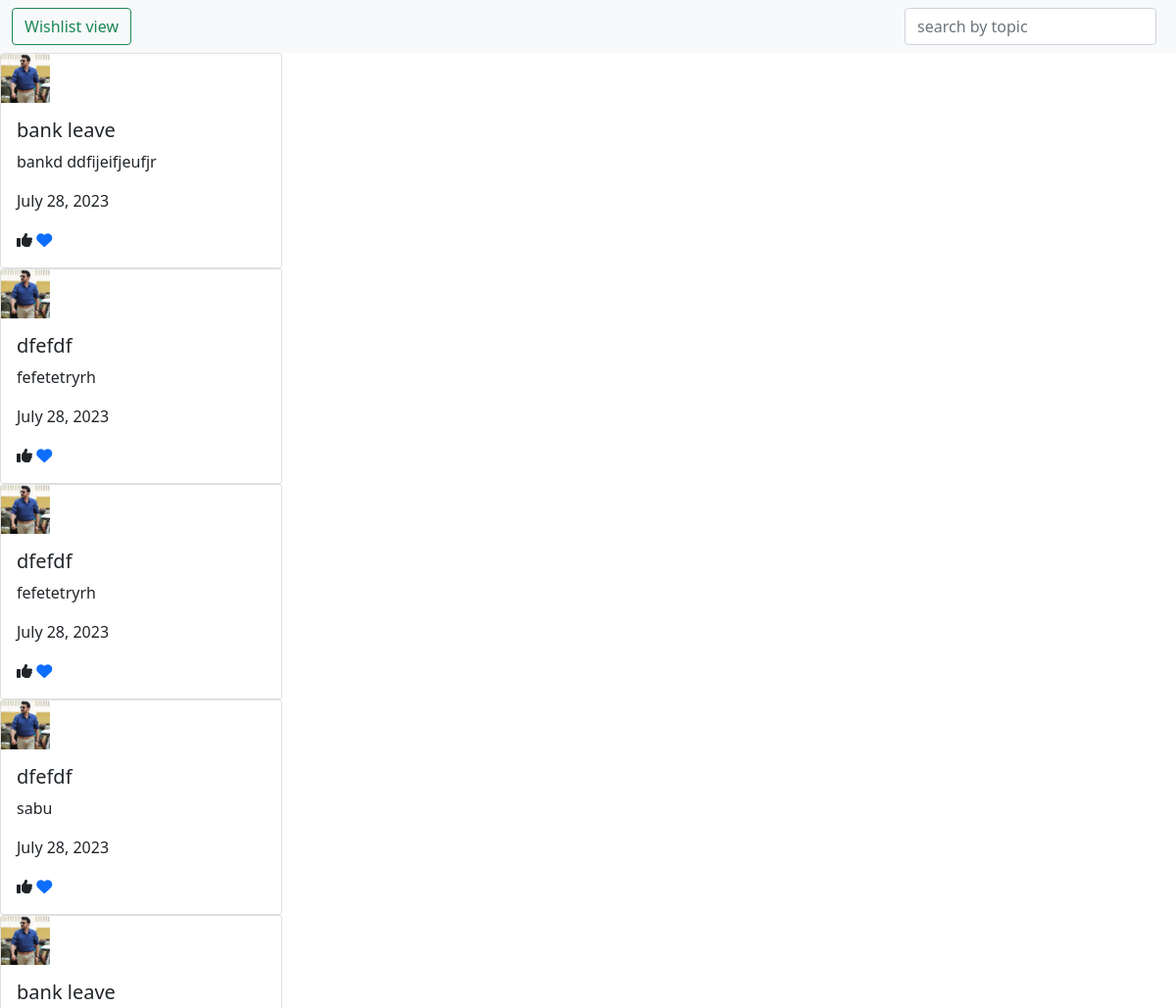
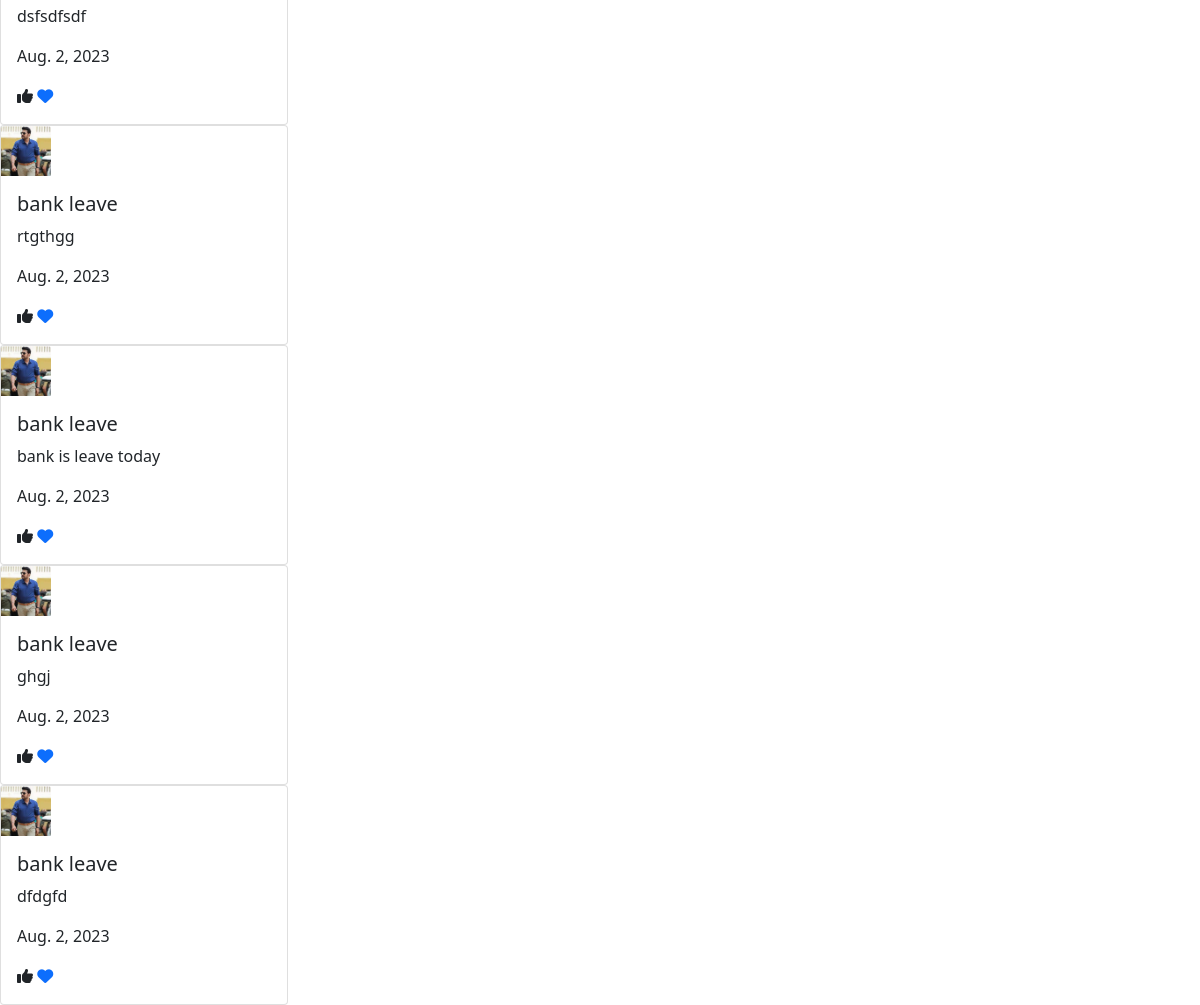
The page /bank_app/display/ on the database its author committed (2 pictures, top to bottom).
### bank_app/models.py (models this page shows)
class newsmodel(models.Model):
    topic=models.CharField(max_length=300)
    content=models.CharField(max_length=3000)
    date=models.DateField(auto_now=True)

### bank_app/views.py (the view)
# urls.py: path('display/', display),
def display(request):
    a = newsmodel.objects.all()
    return render(request, 'newsdisplay.html', {'a': a})

### bank_app/templates/newsdisplay.html (shortened to what this page needs)
<!DOCTYPE html>
{% load static %}
<html lang="en">
<head>
</head>
<link href="https://cdn.jsdelivr.net/npm/bootstrap@5.0.2/dist/css/bootstrap.min.css" rel="stylesheet"
>
<body>
<nav class="navbar navbar-expand-lg navbar-light bg-light">
  <div class="container-fluid">
       <a href="http://127.0.0.1:8000/bank_app/wishlistview/"><button class="btn btn-outline-success" type="submit">Wishlist view</button></a>
    <div class="collapse navbar-collapse" id="navbarSupportedContent">
      <form class="d-flex">
              <input class="form-control me-2" type="text" id="myInput" onkeyup="myFunction()" placeholder="search by topic">
      </form>
    </div>
  </div>
</nav>
<div id="myUL">
    <table>
        {% for i in a %}
        <div class="col-12">
            <div class="card" style="width: 18rem;">
                <img id="a" src="{% static 'download.jpg' %}" class="card-img-top" alt="...">
                <div class="card-body">
                    <h5 class="card-title">{{i.topic}}</h5>
                    <p class="card-text">{{i.content}}</p>
                    <p class="card-text">{{i.date}}</p>
                    <a><i class="fa-solid fa-thumbs-up"></i></a>
                    <a href="http://127.0.0.1:8000/bank_app/wish/{{i.id}}"><i class="fa-solid fa-heart"></i></a>
                </div>
            </div>
        </div>
        {% endfor %}
    </table>
</div>
</body>
</html>

### bank_app/templates/newsdisplay.html (style rules this page uses)
#a { height: 50px;width: 50px; }

### rows shown on the page
newsmodel: topic "bank leave", content "bankd ddfijeifjeufjr", date "July 28, 2023"
newsmodel: topic "dfefdf", content "fefetetryrh", date "July 28, 2023"
newsmodel: topic "dfefdf", content "fefetetryrh", date "July 28, 2023"
newsmodel: topic "dfefdf", content "sabu", date "July 28, 2023"
newsmodel: topic "bank leave", content "dsfsdfsdf", date "Aug. 2, 2023"
newsmodel: topic "bank leave", content "rtgthgg", date "Aug. 2, 2023"
newsmodel: topic "bank leave", content "bank is leave today", date "Aug. 2, 2023"
newsmodel: topic "bank leave", content "ghgj", date "Aug. 2, 2023"
newsmodel: topic "bank leave", content "dfdgfd", date "Aug. 2, 2023"
